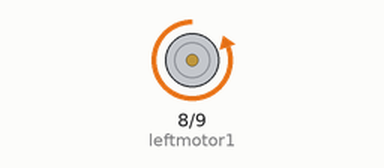
The sketch below on a simulated Arduino Uno, built with avr-gcc and run on an emulated ATmega328P. Shown: motor-driver pin pairs drawn as motors (green arrow = first pin HIGH = forward, orange = second pin HIGH = backward, longer = more drive).

Above: at 10.0 s.
At 25.0 s:
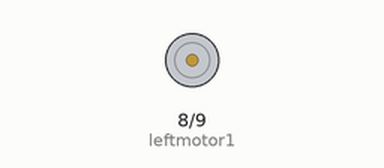
At 35.0 s:
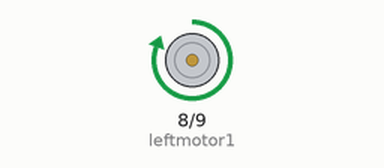
Timing chart, 0 to 52.0 s (numbered marks = the images above):
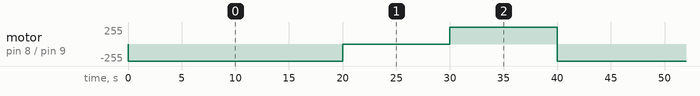

The sketch:

sketch_jul01a.ino
```cpp
int leftmotor1=8;       //motor 1, pin 1, ic pin 2
int leftmotor2=9;       //motor 1, pin 2, ic pin 7
int rightmotor1=5;      //motor 2, pin 1, ic pin 15
int rightmotor2=6;      //motor 2, pin 2, ic pin 10

void setup() {
  // put your setup code here, to run once:
  pinMode(leftmotor1,OUTPUT);
  pinMode(leftmotor2,OUTPUT);
}

void loop() {
  // put your main code here, to run repeatedly:
   //for forward movement
   digitalWrite(leftmotor1,LOW);
   digitalWrite(leftmotor2,HIGH);
   digitalWrite(rightmotor1,LOW);
   digitalWrite(rightmotor2,HIGH);
   delay(10000);

   //for right turn
   //left motor on right motor off
   digitalWrite(leftmotor1,LOW);
   digitalWrite(leftmotor2,HIGH);
   digitalWrite(rightmotor1,LOW);
   digitalWrite(rightmotor2,LOW);
   delay(10000);

  //for left turn
  //right motor on left off
   digitalWrite(leftmotor1,LOW);
   digitalWrite(leftmotor2,LOW);
   digitalWrite(rightmotor1,LOW);
   digitalWrite(rightmotor2,HIGH);
   delay(10000);

   //for back movement
   //both anticlockwise
   digitalWrite(leftmotor1,HIGH);
   digitalWrite(leftmotor2,LOW);
   digitalWrite(rightmotor1,HIGH);
   digitalWrite(rightmotor2,LOW);
   delay(10000);
}
```

Measured:
- by itself, motor on pin 8 (leftmotor1) / pin 9 (leftmotor2): repeats every 40.0 s: stopped 10.0 s, forward 255/255 10.0 s, backward 255/255 20.0 s
